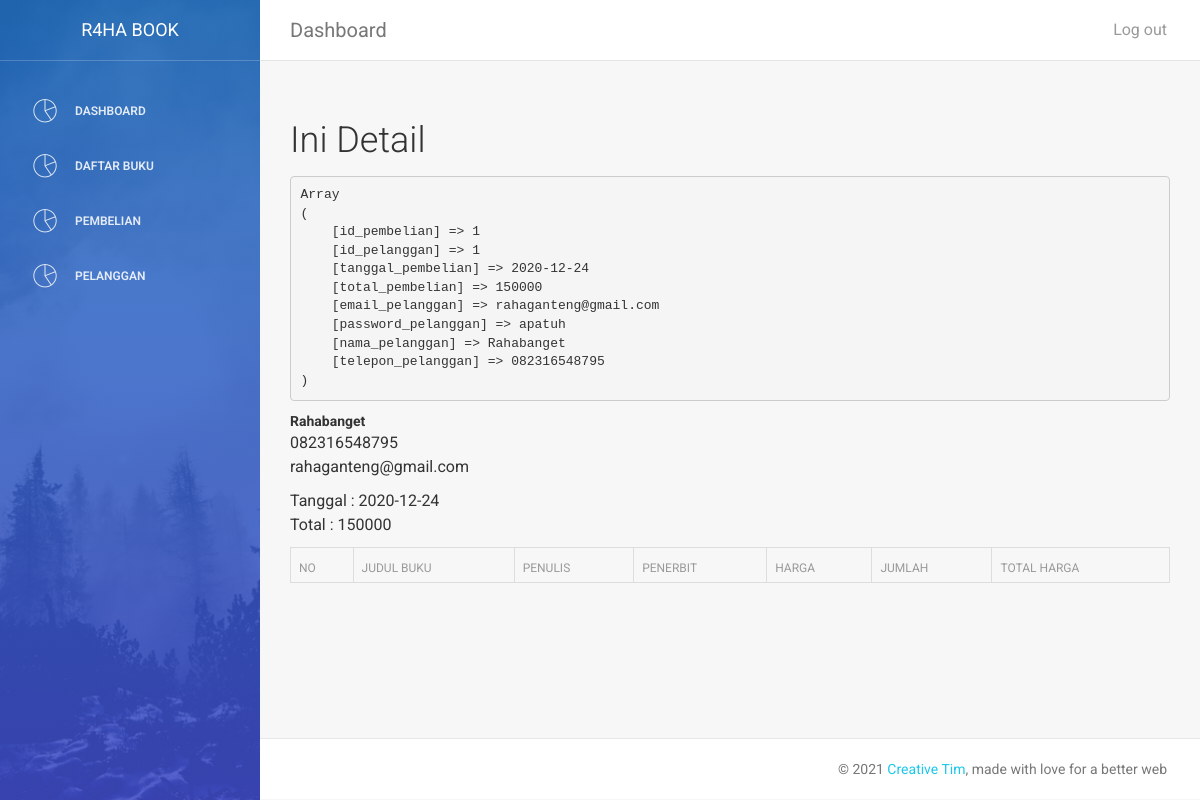
The app's page /admin/index.php?halaman=detail&id=1 (signed in) with its own data.
### tables this page shows
CREATE TABLE `pembelian` (
  `id_pembelian` int(11) NOT NULL,
  `id_pelanggan` int(11) DEFAULT NULL,
  `tanggal_pembelian` date DEFAULT NULL,
  `total_pembelian` int(11) DEFAULT NULL
);

CREATE TABLE `pelanggan` (
  `id_pelanggan` int(11) NOT NULL,
  `email_pelanggan` varchar(100) DEFAULT NULL,
  `password_pelanggan` varchar(100) DEFAULT NULL,
  `nama_pelanggan` varchar(100) DEFAULT NULL,
  `telepon_pelanggan` varchar(20) DEFAULT NULL
);

### admin/detail.php (the view, shortened to what this page needs)
<?php
  $ambil = $koneksi->query("SELECT * FROM pembelian JOIN pelanggan ON pembelian.id_pelanggan=pelanggan.id_pelanggan WHERE pembelian.id_pembelian='$_GET[id]'");
  $pecah = $ambil->fetch_assoc();
?>
<h2>Ini Detail</h2>
<pre><?php print_r($pecah); ?></pre>
<strong><?php echo $pecah['nama_pelanggan']; ?></strong><br>
<p>
    <?php echo $pecah['telepon_pelanggan'];?><br>
    <?php echo $pecah['email_pelanggan']; ?>
</p>
<p>
    Tanggal : <?php echo $pecah['tanggal_pembelian']; ?><br>
    Total : <?php echo $pecah['total_pembelian']; ?>
</p>
<table class="table table-bordered">
    <thead>
        <tr>
            <th>No</th>
            <th>Judul Buku</th>
            <th>Penulis</th>
            <th>Penerbit</th>
            <th>Harga</th>
            <th>Jumlah</th>
            <th>Total Harga</th>
        </tr>
    </thead>
</table>

### records on screen
pembelian: id_pelanggan.nama_pelanggan "Rahabanget", id_pelanggan.telepon_pelanggan "082316548795", id_pelanggan.email_pelanggan "rahaganteng@gmail.com", tanggal_pembelian "2020-12-24", total_pembelian "150000"
